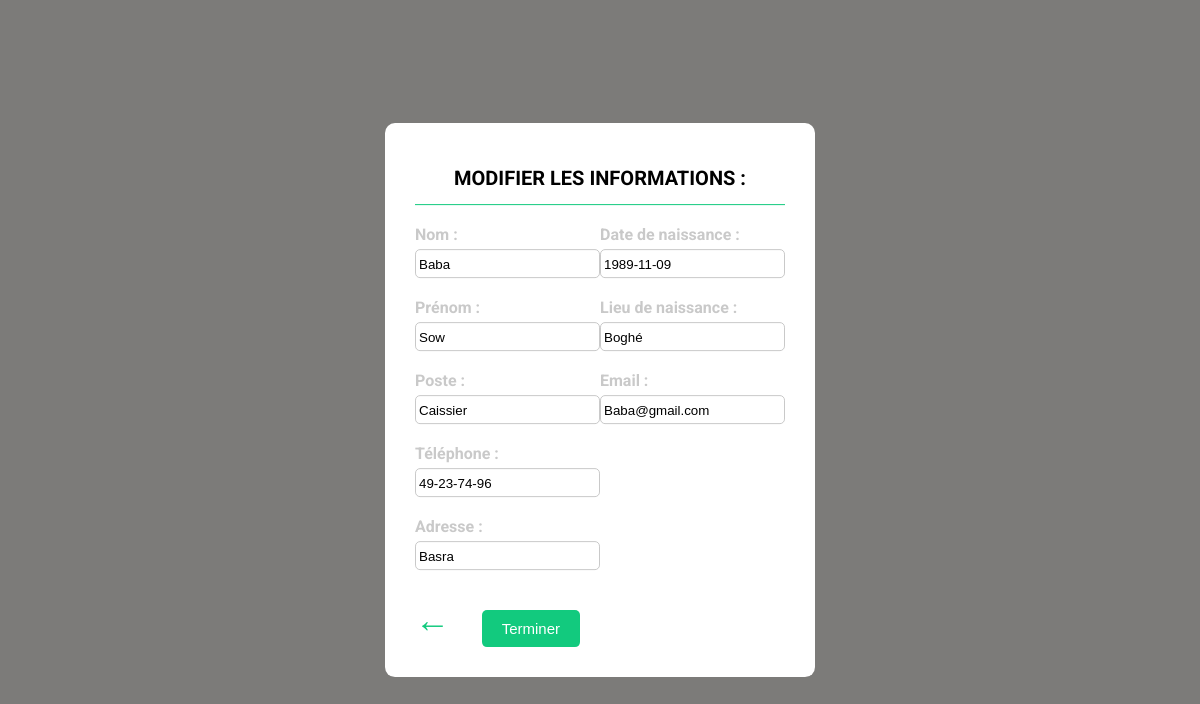
The app's page /modifierEmp.php?id=4 with its own data.
### tables this page shows
CREATE TABLE `users` (
  `id` int(11) NOT NULL,
  `username` varchar(255) NOT NULL,
  `lastname` varchar(255) NOT NULL,
  `poste` varchar(40) NOT NULL,
  `telephone` varchar(13) NOT NULL,
  `adresse` varchar(45) NOT NULL,
  `dateNaiss` date NOT NULL,
  `lieuNaiss` varchar(45) NOT NULL,
  `departement` varchar(22) NOT NULL,
  `sexe` varchar(22) NOT NULL,
  `email` varchar(255) NOT NULL,
  `password` varchar(255) NOT NULL,
  `presence` tinyint(1) NOT NULL DEFAULT 0
);

### modifierEmp.php (the view, shortened to what this page needs)
<?php
    include 'config.php';
    $user_id = $_GET['id'];
?>
<!DOCTYPE html>
<html lang="en">
<head>
    <link rel="stylesheet" href="commentaire.css" type="text/css">
</head>
<body>
<?php
    $sql = "SELECT * FROM users WHERE id = $user_id";
    $result = mysqli_query($conn, $sql);
    if(mysqli_num_rows($result) > 0){
        $fetch = mysqli_fetch_assoc($result);
    }
   ?>
   <form action="" method="POST">
   <h1>Modifier Les informations :</h1>
       <div class="separation"></div>
       <div class="corps-formulaire">
            <div class="gauche">
                <div class="groupe">
                    <label>Nom :</label>
                    <input type="text" name="update_username" value="<?php echo $fetch['username']; ?>">
                </div>
                <div class="groupe">
                    <label>Prénom :</label>
                    <input type="text" name="update_lastname" value="<?php echo $fetch['lastname']; ?>">
                </div>
                <div class="groupe">
                    <label>Poste :</label>
                    <input type="text" name="update_poste" value="<?php echo $fetch['poste']; ?>">
                </div>
                <div class="groupe">
                    <label>Téléphone :</label>
                    <input type="text" name="update_telephone" value="<?php echo $fetch['telephone']; ?>">
                </div>
                <div class="groupe">
                    <label>Adresse :</label>
                    <input type="text" name="update_adresse" value="<?php echo $fetch['adresse']; ?>">
                </div>
            </div>
            <div class="droite">
                <div class="groupe">
                    <label>Date de naissance :</label>
                    <input type="text" name="update_dateNaiss" value="<?php echo $fetch['dateNaiss']; ?>">
                </div>
                <div class="groupe">
                    <label>Lieu de naissance :</label>
                    <input type="text" name="update_lieuNaiss" value="<?php echo $fetch['lieuNaiss']; ?>">
                </div>
                <div class="groupe">
                    <label>Email :</label>
                    <input type="text" name="update_email" value="<?php echo $fetch['email']; ?>">
                </div>
            </div>
       </div>
       <div class="pied-formulaire" align="center">
            <a href="listEmp.php">←</a>
            <input type="submit" value="Terminer" name="update_profile">
       </div>
   </form>
</body>
</html>

### commentaire.css (style rules this page uses)
body { background-color: #7c7b79; margin: 0px; padding: 0px; position: absolute; top: 50%; left: 50%; transform: translate(-50%, -50%); font-family: "Roboto", sans-serif; font-weight: bold; }
form { background-color: white; padding: 30px; border-radius: 10px; }
form h1 { font-size: 20px; text-align: center; text-transform: uppercase; }
.separation { width: 100%; height: 1px; background-color: #12ca7e; }
.corps-formulaire { display: flex; flex-wrap: wrap; margin-bottom: 30px; }
.groupe { position: relative; margin-top: 20px; display: flex; flex-direction: column; }
input { margin-top: 5px; padding: 7px 3px 5px; border: 1px solid #c9c9c9; outline-color: #12ca7e; border-radius: 5px; }
label { color: #c9c9c9; }
.pied-formulaire { display: flex; justify-content: space-between; }
.pied-formulaire input { margin-top: 10px; margin-right: 205px; background-color: #12ca7e; color: white; font-size: 15px; border: none; padding: 10px 20px; border-radius: 5px; outline: none; cursor: pointer; transition: transform 0.5s; }
.pied-formulaire a { text-decoration: none; color: #12ca7e; font-size: 35px; padding-right: 20px; }

### records on screen
users: update_username "Baba", update_lastname "Sow", update_poste "Caissier", update_telephone "49-23-74-96", update_adresse "Basra", update_dateNaiss "1989-11-09", update_lieuNaiss "Boghé", update_email "Baba@gmail.com"
